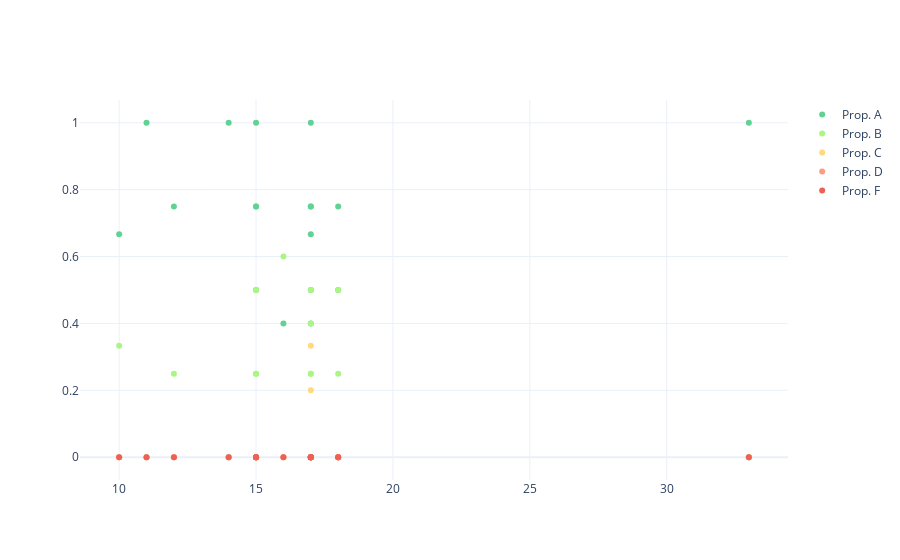

Notebook cell for this chart:
### Code cell
go.Figure([
    go.Scatter(x=df_tmp['total_creditos'], y=df_tmp['prop_A'], name='Prop. A', mode='markers', marker_color=GRADES_COLOR_MAP['A']),
    go.Scatter(x=df_tmp['total_creditos'], y=df_tmp['prop_B'], name='Prop. B', mode='markers', marker_color=GRADES_COLOR_MAP['B']),
    go.Scatter(x=df_tmp['total_creditos'], y=df_tmp['prop_C'], name='Prop. C', mode='markers', marker_color=GRADES_COLOR_MAP['C']),
    go.Scatter(x=df_tmp['total_creditos'], y=df_tmp['prop_D'], name='Prop. D', mode='markers', marker_color=GRADES_COLOR_MAP['D']),
    go.Scatter(x=df_tmp['total_creditos'], y=df_tmp['prop_F'], name='Prop. F', mode='markers', marker_color=GRADES_COLOR_MAP['F'])
])

### Figure 1 — Plotly figure (JSON) as saved in the notebook; plotly's stock layout.template omitted (floating-point values rounded to 4 significant figures)
{"data": [{"marker": {"color": "#60D394"}, "mode": "markers", "name": "Prop. A", "type": "scatter", "x": [17, 15, 18, 15, 18, 16, 17, 17, 10, 17, 17, 15, 17, 33, 15, 14, 12, 11], "y": [0.6667, 1, 0.5, 0.5, 0.75, 0.4, 0.5, 0.4, 0.6667, 0.75, 0.75, 0.75, 1, 1, 0.75, 1, 0.75, 1]}, {"marker": {"color": "#AAF683"}, "mode": "markers", "name": "Prop. B", "type": "scatter", "x": [17, 15, 18, 15, 18, 16, 17, 17, 10, 17, 17, 15, 17, 33, 15, 14, 12, 11], "y": [0, 0, 0.5, 0.5, 0.25, 0.6, 0.5, 0.4, 0.3333, 0.25, 0.25, 0.25, 0, 0, 0.25, 0, 0.25, 0]}, {"marker": {"color": "#FFD97D"}, "mode": "markers", "name": "Prop. C", "type": "scatter", "x": [17, 15, 18, 15, 18, 16, 17, 17, 10, 17, 17, 15, 17, 33, 15, 14, 12, 11], "y": [0.3333, 0, 0, 0, 0, 0, 0, 0.2, 0, 0, 0, 0, 0, 0, 0, 0, 0, 0]}, {"marker": {"color": "#FF9B85"}, "mode": "markers", "name": "Prop. D", "type": "scatter", "x": [17, 15, 18, 15, 18, 16, 17, 17, 10, 17, 17, 15, 17, 33, 15, 14, 12, 11], "y": [0, 0, 0, 0, 0, 0, 0, 0, 0, 0, 0, 0, 0, 0, 0, 0, 0, 0]}, {"marker": {"color": "#EE6055"}, "mode": "markers", "name": "Prop. F", "type": "scatter", "x": [17, 15, 18, 15, 18, 16, 17, 17, 10, 17, 17, 15, 17, 33, 15, 14, 12, 11], "y": [0, 0, 0, 0, 0, 0, 0, 0, 0, 0, 0, 0, 0, 0, 0, 0, 0, 0]}], "layout": {}}
